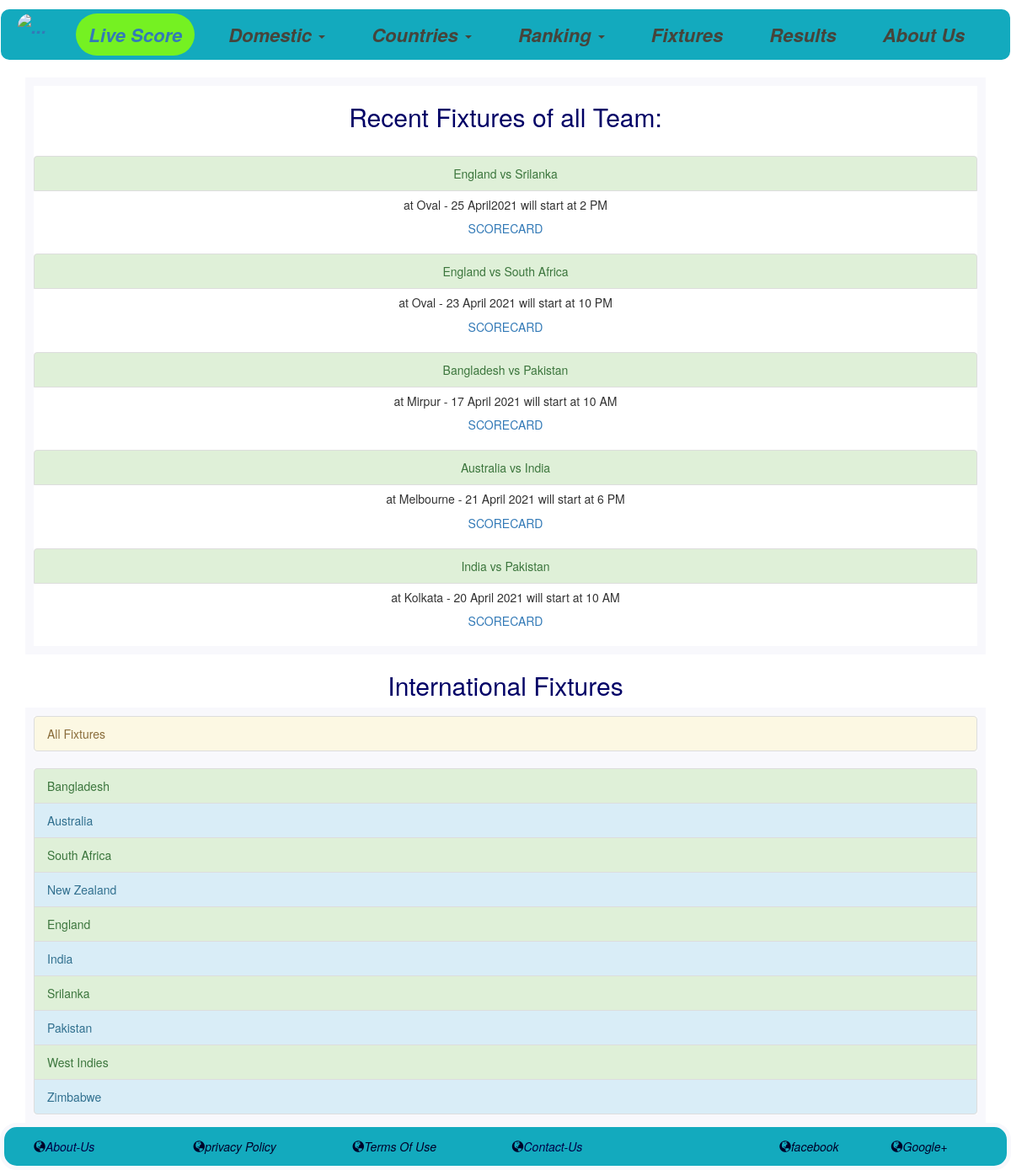
Page /Fixture.php?team_id=all on the committed database.
### tables this page shows
CREATE TABLE `match_history` (
  `match_id` int(6) NOT NULL,
  `teamA` varchar(20) NOT NULL,
  `teamB` varchar(20) NOT NULL,
  `winner` varchar(20) DEFAULT NULL,
  `mom` varchar(30) NOT NULL,
  `match_date` varchar(30) NOT NULL,
  `place` varchar(30) NOT NULL,
  `toss` varchar(20) NOT NULL,
  `first_bat` varchar(20) NOT NULL,
  `scoreA` varchar(3) NOT NULL,
  `scoreB` varchar(3) NOT NULL,
  `wicketA` int(2) NOT NULL,
  `wicketB` int(2) NOT NULL,
  `overA` int(2) NOT NULL,
  `overB` int(2) NOT NULL,
  `extraA` int(2) NOT NULL,
  `extraB` int(2) NOT NULL,
  `umpireA` varchar(20) NOT NULL,
  `umpireB` varchar(20) NOT NULL,
  `referee` varchar(20) NOT NULL,
  `match_time` varchar(20) DEFAULT NULL,
  `match_status` varchar(10) DEFAULT NULL,
  `won_by` varchar(14) DEFAULT NULL,
  `match_type` varchar(20) NOT NULL DEFAULT 'International'
);

### Fixture.php (the view, shortened to what this page needs)
<?php
  include("header.php");
?>
<div class="container">
          <?php
          if(isset($_GET["team_id"])){
              $team_id=$_GET["team_id"];
              require('connectdb.php');
              $stt = "FIXTURED";
              $All = "all";
              $sql = "";
              if($team_id == $All) $sql = "SELECT * FROM match_history WHERE match_status = '$stt' ORDER BY match_id DESC";
              else $sql = "SELECT * FROM match_history WHERE match_status = '$stt' AND (teamA = '$team_id' OR teamB = '$team_id')  ORDER BY match_id DESC";
              $result = mysqli_query($cnctdb, $sql);
              $total_match = mysqli_num_rows($result);
              if($total_match != 0){
              ?>
                    <div class="result_list" style="">
                        <h2 class="Result_header">Recent Fixtures of <?php echo $team_id; ?> Team:</h2>
                        <br>
                      <?php
                        while($row1 = mysqli_fetch_row($result)){
                          $msg3 = " at ".$row1[6]." - ".$row1[5]." will start at ".$row1[20];
                        ?>
                            <div style="text-align:center;float:center;">
                              <a href="Scorecard.php?id=<?php echo $row1[0]; ?>" class="list-group-item list-group-item-success"> <?php echo $row1[1]." vs ".$row1[2]; ?> </a>
                              <h5><?php echo $msg3; ?></h5>
                              <a href="Scorecard.php?id=<?php echo $row1[0]; ?>">SCORECARD</a>
                            </div>
                            <br>
                      <?php
                        }
                        ?>
                    </div>
                <?php
                 }
                 ?>
         <?php
          }
        ?>
    </div>
<div class="container result_international">
  <h2 class="Result_header">International Fixtures</h2>
  <div class="All_result">
    <a href="Fixture.php?team_id=all" class="list-group-item list-group-item-warning">All Fixtures</a>
  </div>
  <div class="international_result_list">
    <div class="result_list">
      <a href="Fixture.php?team_id=Bangladesh" class="list-group-item list-group-item-success">Bangladesh</a>
      <a href="Fixture.php?team_id=Australia" class="list-group-item list-group-item-info">Australia</a>
      <a href="Fixture.php?team_id=South Africa" class="list-group-item list-group-item-success">South Africa</a>
      <a href="Fixture.php?team_id=New Zealand" class="list-group-item list-group-item-info">New Zealand</a>
      <a href="Fixture.php?team_id=England" class="list-group-item list-group-item-success">England</a>
      <a href="Fixture.php?team_id=India" class="list-group-item list-group-item-info">India</a>
      <a href="Fixture.php?team_id=Srilanka" class="list-group-item list-group-item-success">Srilanka</a>
      <a href="Fixture.php?team_id=Pakistan" class="list-group-item list-group-item-info">Pakistan</a>
      <a href="Fixture.php?team_id=West Indies" class="list-group-item list-group-item-success">West Indies</a>
      <a href="Fixture.php?team_id=Zimbabwe" class="list-group-item list-group-item-info">Zimbabwe</a>
    </div>
  </div>
</div>
<?php
  include("footer.php");
?>

### style_cricket.css (style rules this page uses)
h2.Result_header { color: #000066; text-align:center; }
div.All_result { border: 10px solid; border-color: #F8F8FC; }
div.result_list { border: 10px solid; border-color: #F8F8FC; }

### rows in the picture
match_history: teamA "England", teamB "Srilanka", msg3 "at Oval - 25 April2021 will start at 2 PM"
match_history: teamA "England", teamB "South Africa", msg3 "at Oval - 23 April 2021 will start at 10 PM"
match_history: teamA "Bangladesh", teamB "Pakistan", msg3 "at Mirpur - 17 April 2021 will start at 10 AM"
match_history: teamA "Australia", teamB "India", msg3 "at Melbourne - 21 April 2021 will start at 6 PM"
match_history: teamA "India", teamB "Pakistan", msg3 "at Kolkata - 20 April 2021 will start at 10 AM"

### other values in the picture
$team_id "all"
